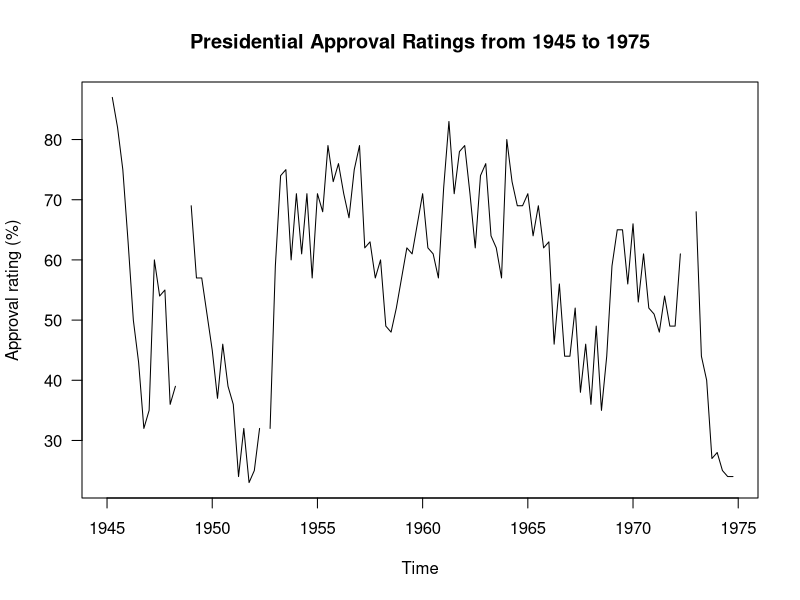

Source code (R):
## ---- chunk 1
library(tidyverse) 
library(tidyr)
data("presidents")
## ---- chunk 2
print(presidents)
## ---- chunk 3
plot(presidents, las = 1, ylab = "Approval rating (%)",
     main = "Presidential Approval Ratings from 1945 to 1975")
